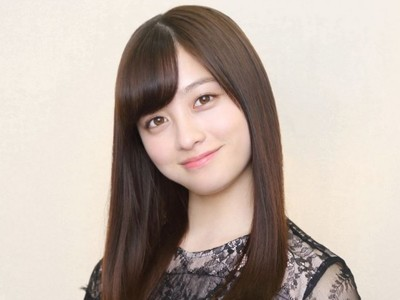
%> input picture kanna.jpg, 400 x 300 px
$ octave kadai4.m   (GNU Octave 9; MATLAB toolbox functions it lacks are replaced by stand-ins)
%> lines starting %> are read from the running program, lines starting %| are printed output that depends on the picture
% 課題４　画像のヒストグラム
% 画素の濃度ヒストグラムを生成せよ．
% 下記はサンプルプログラムである．
% 課題作成にあたっては「Lenna」以外の画像を用いよ．

clear; % 変数のオールクリア

ORG=imread('kanna.jpg'); % 原画像の入力
%> ORG is the input picture: size 300x400x3 uint8; mean R, G, B 190.7, 176.9, 167.7
ORG=rgb2gray(ORG); % カラー画像を白黒濃淡画像へ変換
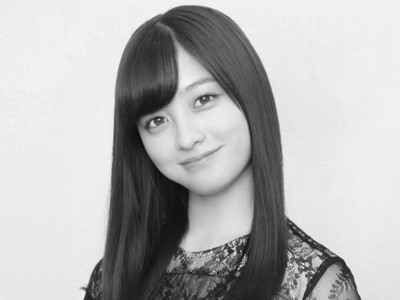
%> ORG: size 300x400 uint8; min 9, max 248, mean 180
imagesc(ORG); colormap(gray); colorbar;
pause;

imhist(ORG); % ヒストグラムの表示
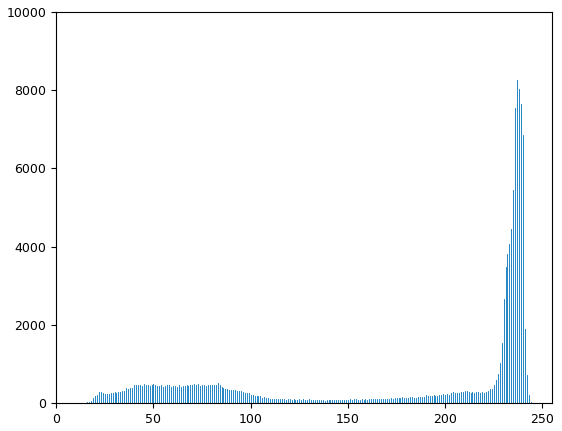
%> figure redrawn from the program's plot data; highest point at x = 237, y = 8256
